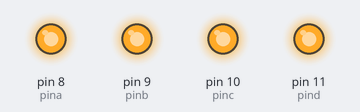
Bench run of a sketch on a simulated Arduino Nano, built with avr-gcc and run on an emulated ATmega328P. Shown: output pins drawn as LEDs (lit = HIGH).

Above: at 0.1 s.
Timing chart, 0 to 1.6 s (numbered marks = the images above):
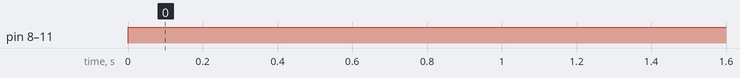

Measured:
- by itself, pin 8 (pina), pin 9 (pinb), pin 10 (pinc), pin 11 (pind): LOW → HIGH at 0.00 s

The sketch:

7SEG.ino
```cpp
int pina = 8;
int pinb = 9;
int pinc = 10;
int pind = 11;
int time = 1000;
void setup() {
  // put your setup code here, to run once:
  pinMode(pina,OUTPUT);
  pinMode(pinb,OUTPUT);
  pinMode(pinc,OUTPUT);
  pinMode(pind,OUTPUT);
}

void loop() {
  // put your main code here, to run repeatedly:
  digitalWrite(pina,HIGH);
  digitalWrite(pinb,HIGH);
  digitalWrite(pinc,HIGH);
  digitalWrite(pind,HIGH);
  delay(time);
}
```
